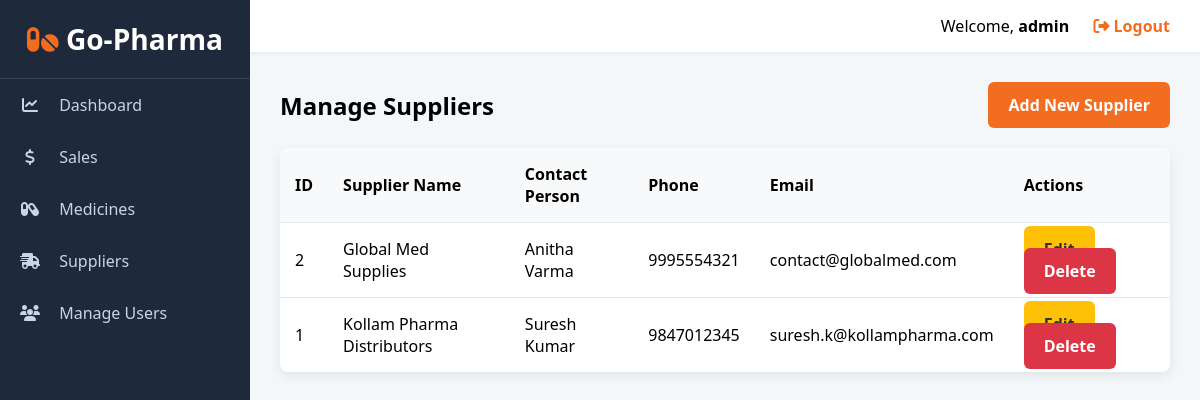
Page /suppliers.php (signed in) on the committed database.
### tables this page shows
CREATE TABLE `suppliers` (
  `supplier_id` int(11) NOT NULL AUTO_INCREMENT,
  `supplier_name` varchar(255) NOT NULL,
  `contact_person` varchar(255) DEFAULT NULL,
  `phone` varchar(20) DEFAULT NULL,
  `email` varchar(255) DEFAULT NULL,
  PRIMARY KEY (`supplier_id`)
);

### suppliers.php (the view, shortened to what this page needs)
<?php
require_once "includes/header.php";
require_once "includes/db_connect.php";
?>
<div class="container">
    <div class="header-part">
        <h2>Manage Suppliers</h2>
        <a href="add_supplier.php" class="btn btn-primary">Add New Supplier</a>
    </div>
    <table class="data-table">
        <thead>
            <tr>
                <th>ID</th>
                <th>Supplier Name</th>
                <th>Contact Person</th>
                <th>Phone</th>
                <th>Email</th>
                <th>Actions</th>
            </tr>
        </thead>
        <tbody>
            <?php
            $sql = "SELECT * FROM suppliers ORDER BY supplier_id DESC";
            $result = mysqli_query($conn, $sql);
            if (mysqli_num_rows($result) > 0) {
                while ($row = mysqli_fetch_assoc($result)) {
                    echo "<tr>";
                    echo "<td>" . $row['supplier_id'] . "</td>";
                    echo "<td>" . htmlspecialchars($row['supplier_name']) . "</td>";
                    echo "<td>" . htmlspecialchars($row['contact_person']) . "</td>";
                    echo "<td>" . htmlspecialchars($row['phone']) . "</td>";
                    echo "<td>" . htmlspecialchars($row['email']) . "</td>";
                    echo "<td>";
                    echo "<a href='edit_supplier.php?id=" . $row['supplier_id'] . "' class='btn btn-edit'>Edit</a> ";
                    echo "<a href='delete_supplier.php?id=" . $row['supplier_id'] . "' class='btn btn-delete' onclick='return confirm(\"Are you sure?\");'>Delete</a>";
                    echo "</td>";
                    echo "</tr>";
                }
            } else {
                echo "<tr><td colspan='6'>No suppliers found.</td></tr>";
            }
            ?>
        </tbody>
    </table>
</div>
<?php require_once 'includes/footer.php'; ?>

### includes/header.php (shortened to what this page needs)
<!DOCTYPE html>
<html lang="en">
<head>
    <link rel="stylesheet" href="assets/css/style.css">
    <link rel="stylesheet" href="https://cdnjs.cloudflare.com/ajax/libs/font-awesome/6.5.2/css/all.min.css">
</head>
<body>
    <aside class="sidebar">
        <div class="sidebar-header">
            <h3><i class="fa-solid fa-pills"></i> Go-Pharma</h3>
        </div>
        <ul class="sidebar-menu">
            <li><a href="dashboard.php"><i class="fa-solid fa-chart-line"></i> Dashboard</a></li>
            <li><a href="sales.php"><i class="fa-solid fa-dollar-sign"></i> Sales</a></li>
            <li><a href="medicines.php"><i class="fa-solid fa-capsules"></i> Medicines</a></li>
            <li><a href="suppliers.php"><i class="fa-solid fa-truck-fast"></i> Suppliers</a></li>
            <?php if ($_SESSION['role'] == 'Admin'): ?>
                <li><a href="users.php"><i class="fa-solid fa-users"></i> Manage Users</a></li>
            <?php endif; ?>
        </ul>
    </aside>
    <main class="main-content">
        <header class="top-bar">
            <div class="user-info">
                <span>Welcome, <strong><?php echo htmlspecialchars($_SESSION["username"]); ?></strong></span>
                <a href="logout.php" class="logout-btn"><i class="fa-solid fa-right-from-bracket"></i> Logout</a>
            </div>
        </header>
        <div class="content-body">

### includes/footer.php (shortened to what this page needs)
</div>
    </main>
</body>
</html>

### assets/css/style.css (style rules this page uses)
:root { --primary-color: #f36d21; --secondary-color: #1e293b; --light-bg: #f4f7fa; --text-color: #333; --sidebar-bg: #1e293b; --sidebar-text: #cbd5e1; --sidebar-text-hover: #ffffff; --border-color: #e2e8f0; }
* { box-sizing: border-box; margin: 0; padding: 0; }
body { font-family: 'Segoe UI', Tahoma, Geneva, Verdana, sans-serif; background-color: var(--light-bg); }
body:not(.login-body) { display: flex; }
.sidebar { width: 250px; background-color: var(--sidebar-bg); color: var(--sidebar-text); height: 100vh; position: fixed; left: 0; top: 0; display: flex; flex-direction: column; }
.sidebar-header { padding: 20px; text-align: center; border-bottom: 1px solid #334155; font-size: 1.5em; color: #fff; }
.sidebar-header h3 i { color: var(--primary-color); }
.sidebar-menu { list-style-type: none; flex-grow: 1; }
.sidebar-menu li a { display: block; padding: 15px 20px; color: var(--sidebar-text); text-decoration: none; transition: background-color 0.3s, color 0.3s; }
.sidebar-menu li a i { margin-right: 15px; width: 20px; text-align: center; }
.main-content { margin-left: 250px; width: calc(100% - 250px); display: flex; flex-direction: column; }
.top-bar { background-color: #fff; padding: 15px 30px; box-shadow: 0 2px 4px rgba(0,0,0,0.05); display: flex; justify-content: flex-end; align-items: center; }
.user-info .logout-btn { margin-left: 20px; color: var(--primary-color); text-decoration: none; font-weight: bold; }
.content-body { padding: 30px; flex-grow: 1; }
.header-part { display: flex; justify-content: space-between; align-items: center; margin-bottom: 20px; }
.data-table { width: 100%; border-collapse: collapse; background-color: #fff; box-shadow: 0 4px 12px rgba(0,0,0,0.08); border-radius: 8px; overflow: hidden; }
.data-table th, .data-table td { padding: 15px; text-align: left; border-bottom: 1px solid var(--border-color); }
.data-table th { background-color: #f8f9fa; font-weight: 600; }
.data-table tr:last-child td { border-bottom: none; }
.btn, .btn-primary, .btn-edit, .btn-delete { padding: 12px 20px; border: none; border-radius: 6px; cursor: pointer; text-decoration: none; font-size: 1em; font-weight: bold; transition: opacity 0.3s; }
.btn-primary { background-color: var(--primary-color); color: #fff; }
.btn-edit { background-color: #ffc107; color: #333; }
.btn-delete { background-color: #dc3545; color: #fff; }

### rows in the picture
suppliers: supplier_id "2", supplier_name "Global Med Supplies", contact_person "Anitha Varma", phone "9995554321", email "contact@globalmed.com"
suppliers: supplier_id "1", supplier_name "Kollam Pharma Distributors", contact_person "Suresh Kumar", phone "9847012345", email "suresh.k@kollampharma.com"

### other values in the picture
$_SESSION["username"] "admin"
